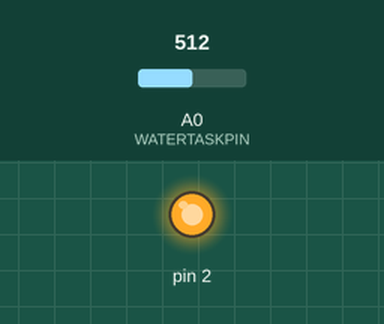
Bench run of a sketch on a simulated Arduino Uno, built with avr-gcc and run on an emulated ATmega328P. On the bench: output pins drawn as LEDs (lit = HIGH). Inputs (shaded band) come from the test bench; at power-on: A0 (WATERTASKPIN) = 512. What the sketch prints to the serial monitor is not drawn.

Above: at 1.2 s.
1.3 s: A0 (WATERTASKPIN) set to 104
2.8 s: A0 (WATERTASKPIN) set to 94
Timing chart, 0 to 5.8 s (numbered marks = the images above; inputs shaded):
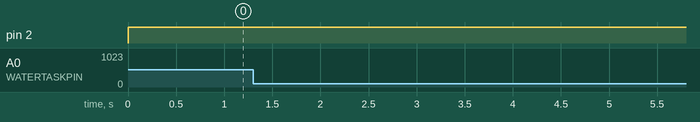

Measured:
- after the input at 1.3 s, every drawn part: stays the same
- after the input at 2.8 s, every drawn part: stays the same

The sketch:

Sense_Water.ino
```cpp
// the value of the 'other' resistor
#define SERIESRESISTOR 10000

// What pin to connect the sensor to
#define WATERTASKPIN A0

void setup() {
  Serial.begin(9600);
  pinMode(2, OUTPUT);
}

void loop() {
  float reading;

  reading = analogRead(WATERTASKPIN);

  Serial.print("Analog reading ");
  Serial.println(reading);

  if (reading < 800) {
    digitalWrite(2, HIGH);
  }
}
```
